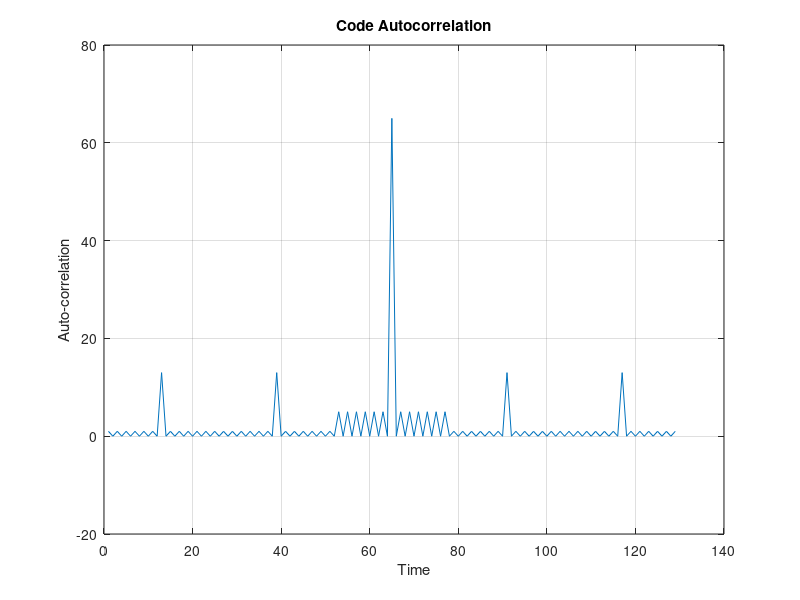

This chart was generated by the following MATLAB code:
clc;
clear all;
z = [1 1 1 1 1 -1 -1 1 1 -1 1 -1 1 1 1 1 1 1 -1 -1 1 1 -1 1 -1 1 1 1 1 1 1 -1 -1 1 1 -1 1 -1 1 -1 -1 -1 -1 -1 1 1 -1 -1 1 -1 1 -1 1 1 1 1 1 -1 -1 1 1 -1 1 -1 1];
y = xcorr(z,z);
plot(y); grid;
xlabel('Time');
ylabel('Auto-correlation');
title('Code Autocorrelation');